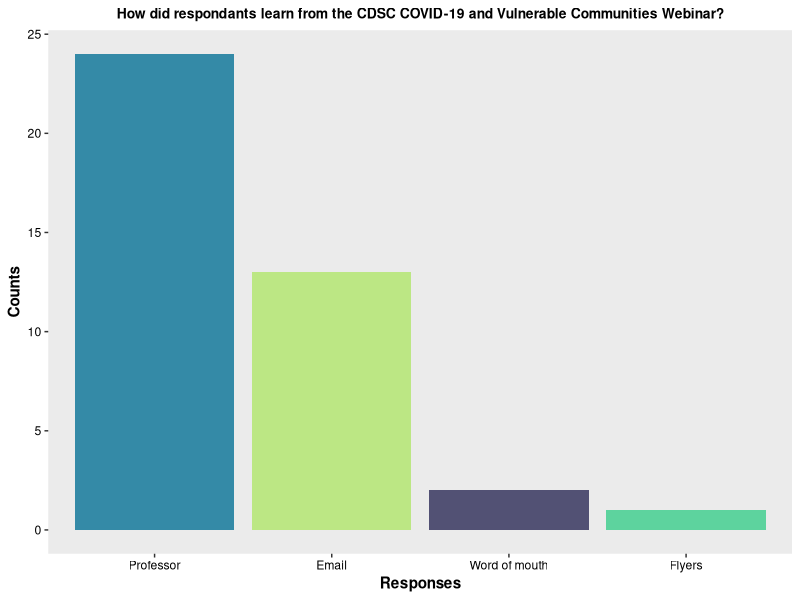
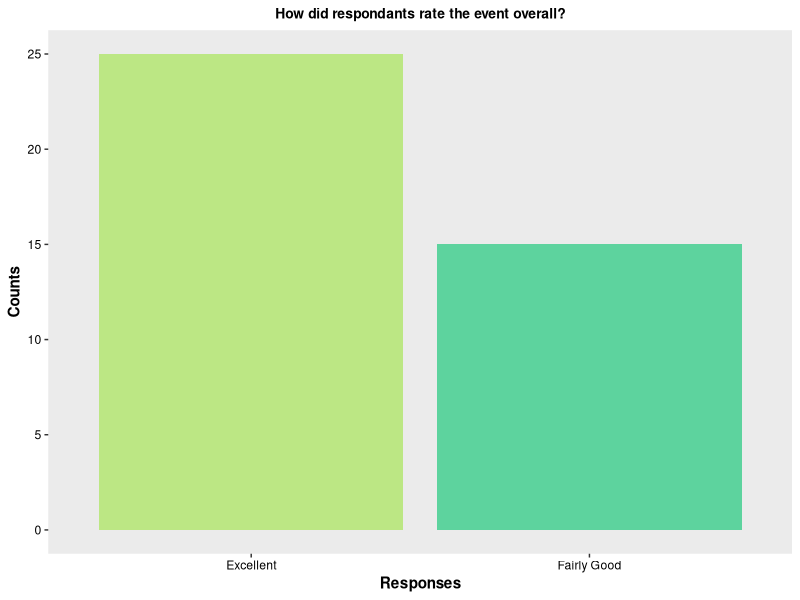
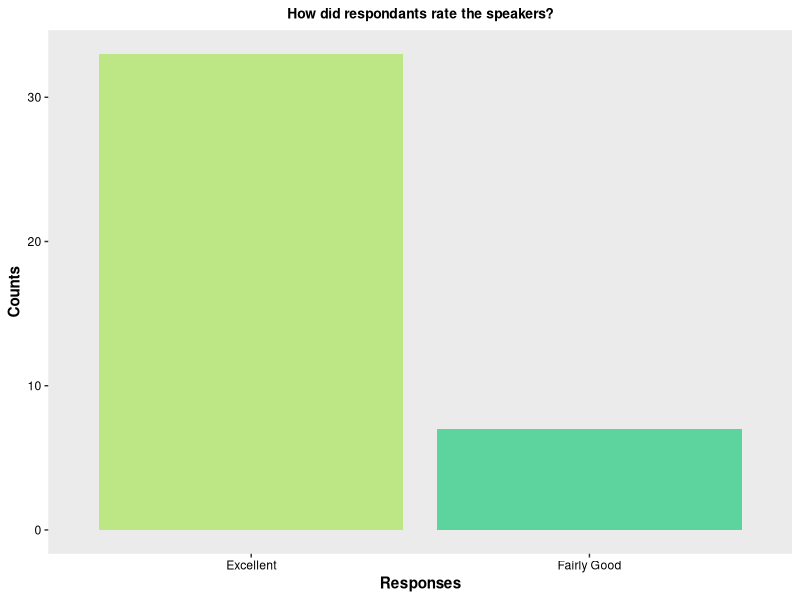
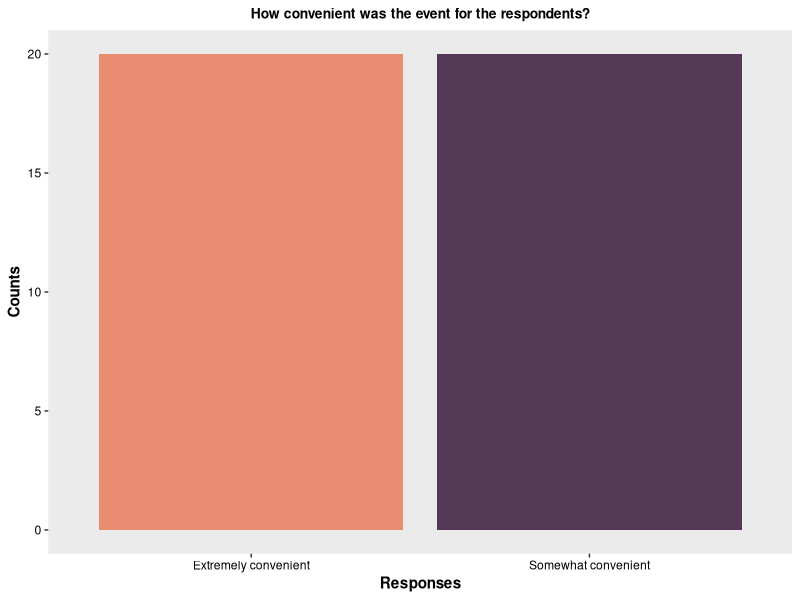
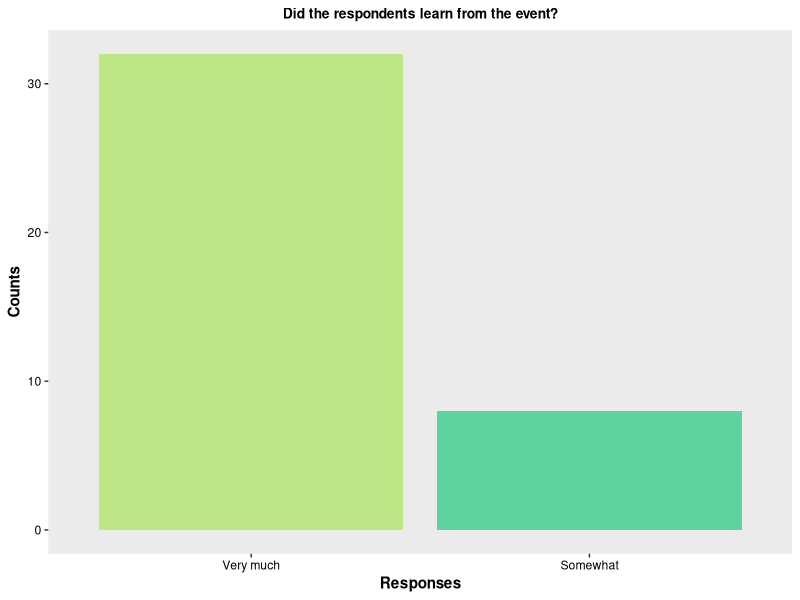
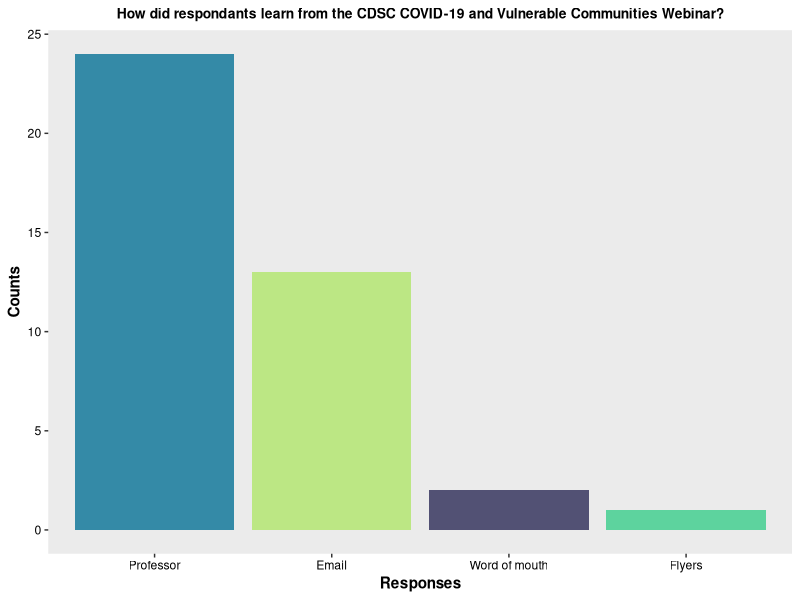
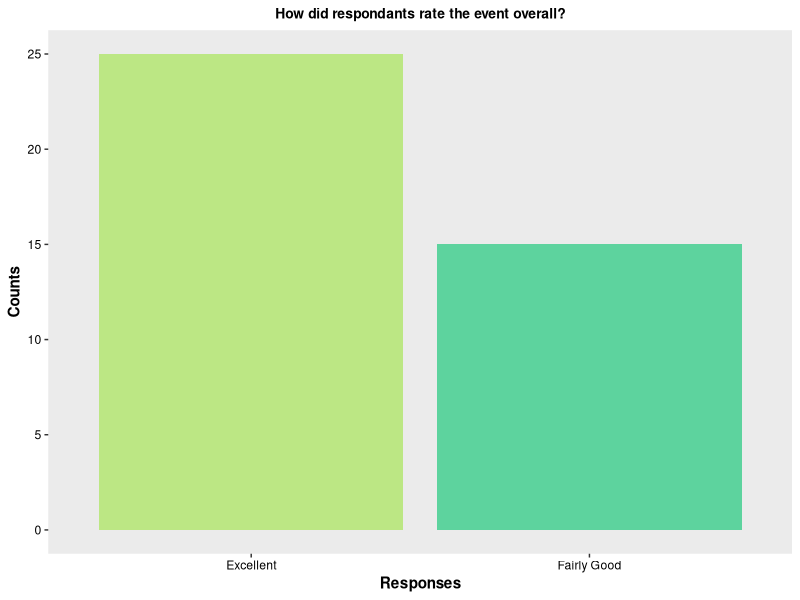
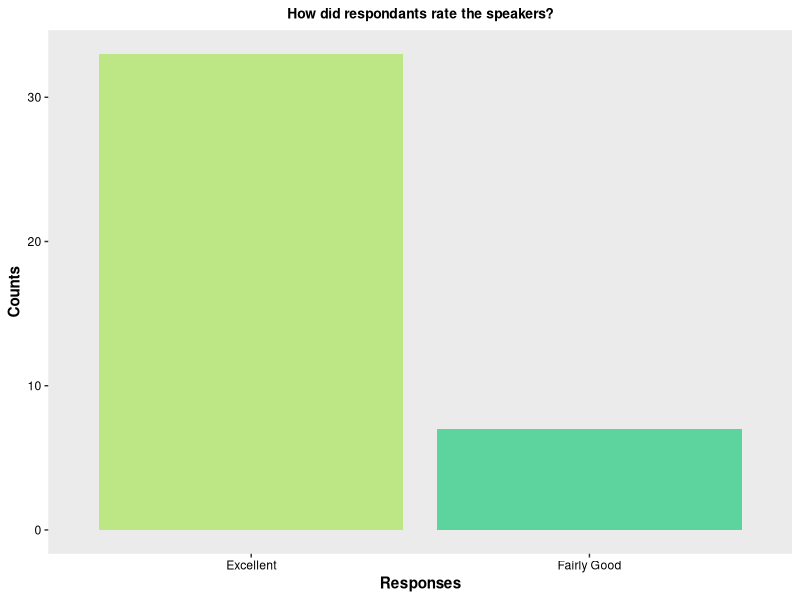

Write R code to recreate these figures, in order.
#### COVID-19 and Vulnerable Communities ####
#### Created by: Vivian Vy Le ####
#### Updated on: 2022-08-07 ####

#### Load library ####
library(tidyverse)
library(here)
library(ggplot2)

#### Load data ####
vulnerable <- read_csv(here("Data", "vulnerable_communities_webinar.csv"))

#### View data ####
view(vulnerable)
glimpse(vulnerable)

#### data analysis ####
vulnerable_clean <- vulnerable %>%
  select(participants, overall_rating, speaker_rating, advertisement, event_timing, audience_learning) %>%
  rowwise() %>%
  mutate(advertisement_choices = str_split(advertisement, pattern = ";")) %>%
  ungroup() %>%
  unnest(advertisement_choices)
view(vulnerable_clean)

advertisement_data <- vulnerable_clean %>%
  count(advertisement_choices)
view(advertisement_data)

data <- vulnerable_clean %>%
  mutate(overall_rating = factor(overall_rating,
                                 levels = c("Excellent", "Fairly Good", "Not Good at All"))) %>%
  mutate(speaker_rating = factor(speaker_rating,
                                 levels = c("Excellent", "Fairly Good", "Not Good at All"))) %>%
  mutate(event_timing = factor(event_timing,
                               levels = c("Extremely convenient", "Somewhat convenient", "Not at all convenient"))) %>%
  mutate(audience_learning = factor(audience_learning,
                                    levels = c("Very much", "Somewhat", "Not much")))
view(data)          

overall_rate <- data %>%
  count(overall_rating)
overall_rate

speaker_rate <- data %>%
  count(speaker_rating)
speaker_rate

timing_data <- data %>%
  count(event_timing)

learning_data <- data %>%
  count(audience_learning)


#### plotting data ####
colorpal<- c("#BCE784", "#5DD39E", "#348AA7", "#525174", "#513B56", "#595A9F", "#9091AA")

advertisement_data %>%
  ggplot(aes(x = reorder(advertisement_choices, -n), y = n, fill = advertisement_choices)) +
  geom_col() +
  labs(title = "How did respondants learn from the CDSC COVID-19 and Vulnerable Communities Webinar?",
      x = "Responses",
      y = "Counts") +
  theme(plot.title = element_text(hjust = 0.5,
                                  size = 10,
                                  face = "bold"),
        axis.title = element_text(face = "bold"),
        axis.text.x = element_text(color = "#000000"),
        axis.text.y = element_text(color = "#000000"),
        panel.grid.major = element_blank(),
        panel.grid.minor = element_blank()) +
  scale_fill_manual(values = colorpal) +
  guides(fill = FALSE)
ggsave(here("Output", "vulnerable_communities", "advertisement.png"), width = 8, height = 5)

overall_rate %>%
  ggplot(aes(x = reorder(overall_rating, -n), y = n, fill = overall_rating)) +
  geom_col() +
  labs(title = "How did respondants rate the event overall?",
       x = "Responses",
       y = "Counts") +
  theme(plot.title = element_text(hjust = 0.5,
                                  size = 10,
                                  face = "bold"),
        axis.title = element_text(face = "bold"),
        axis.text.x = element_text(color = "#000000"),
        axis.text.y = element_text(color = "#000000"),
        panel.grid.major = element_blank(),
        panel.grid.minor = element_blank()) +
  scale_fill_manual(values = colorpal) +
  guides(fill = FALSE)
ggsave(here("Output", "vulnerable_communities", "event_rating.png"), width = 6, height = 5)

speaker_rate %>%
  ggplot(aes(x = reorder(speaker_rating, -n), y = n, fill = speaker_rating)) +
  geom_col() +
  labs(title = "How did respondants rate the speakers?",
       x = "Responses",
       y = "Counts") +
  theme(plot.title = element_text(hjust = 0.5,
                                  size = 10,
                                  face = "bold"),
        axis.title = element_text(face = "bold"),
        axis.text.x = element_text(color = "#000000"),
        axis.text.y = element_text(color = "#000000"),
        panel.grid.major = element_blank(),
        panel.grid.minor = element_blank()) +
  scale_fill_manual(values = colorpal) +
  guides(fill = FALSE)
ggsave(here("Output", "vulnerable_communities", "speaker_rating.png"), width = 6, height = 5)


timing_data %>%
  ggplot(aes(x = reorder(event_timing, -n), y = n, fill = event_timing)) +
  geom_col() +
  labs(title = "How convenient was the event for the respondents?",
       x = "Responses",
       y = "Counts") +
  theme(plot.title = element_text(hjust = 0.5,
                                  size = 10,
                                  face = "bold"),
        axis.title = element_text(face = "bold"),
        axis.text.x = element_text(color = "#000000"),
        axis.text.y = element_text(color = "#000000"),
        panel.grid.major = element_blank(),
        panel.grid.minor = element_blank()) +
  scale_fill_manual(values = c("#E88D72", "#543855")) +
  guides(fill = FALSE)
ggsave(here("Output", "vulnerable_communities", "convenience_of_event.png"), width = 6, height = 5)


learning_data %>%
  ggplot(aes(x = reorder(audience_learning, -n), y = n, fill = audience_learning)) +
  geom_col() +
  labs(title = "Did the respondents learn from the event?",
       x = "Responses",
       y = "Counts") +
  theme(plot.title = element_text(hjust = 0.5,
                                  size = 10,
                                  face = "bold"),
        axis.title = element_text(face = "bold"),
        axis.text.x = element_text(color = "#000000"),
        axis.text.y = element_text(color = "#000000"),
        panel.grid.major = element_blank(),
        panel.grid.minor = element_blank()) +
  scale_fill_manual(values = colorpal) +
  guides(fill = FALSE)
ggsave(here("Output", "vulnerable_communities", "audience_learning.png"), width = 6, height = 5)
